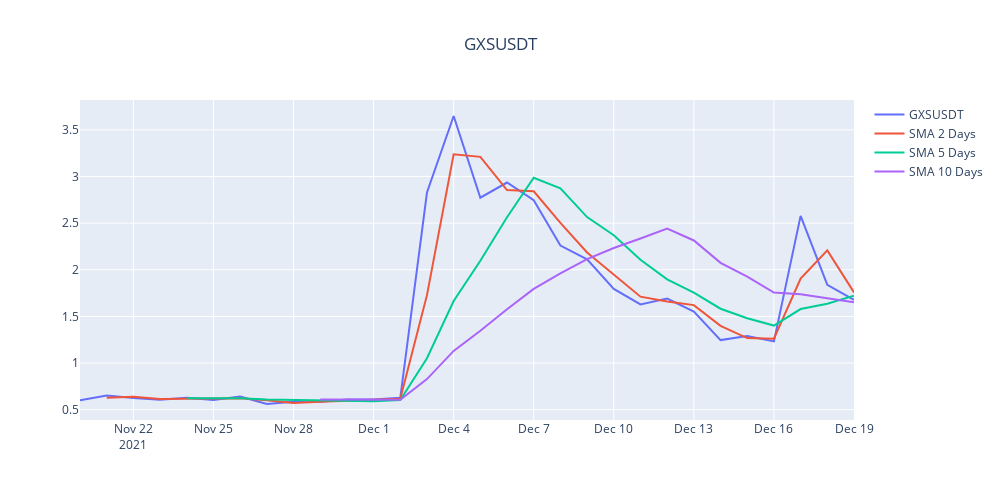
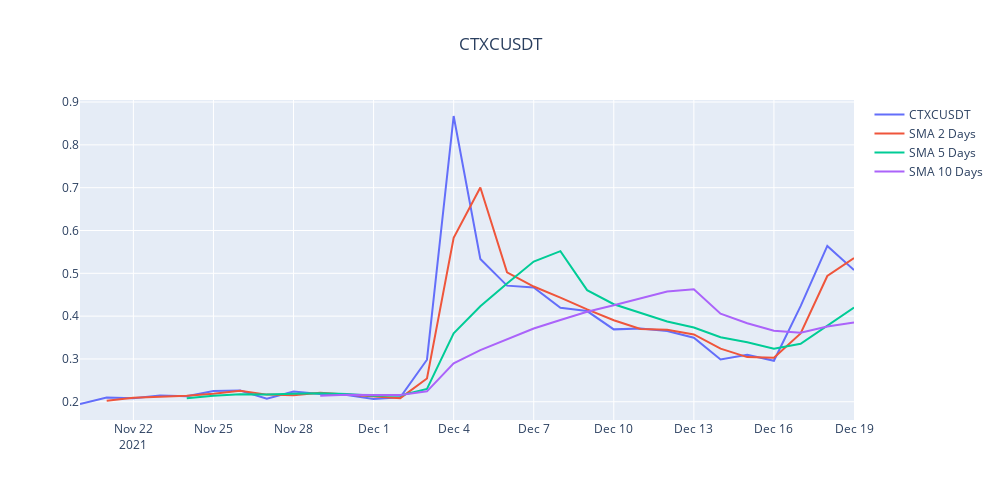
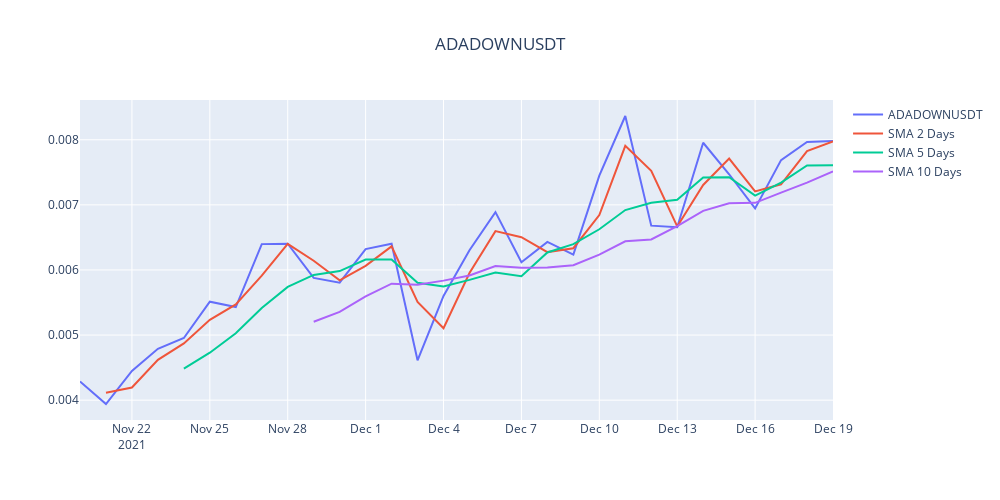
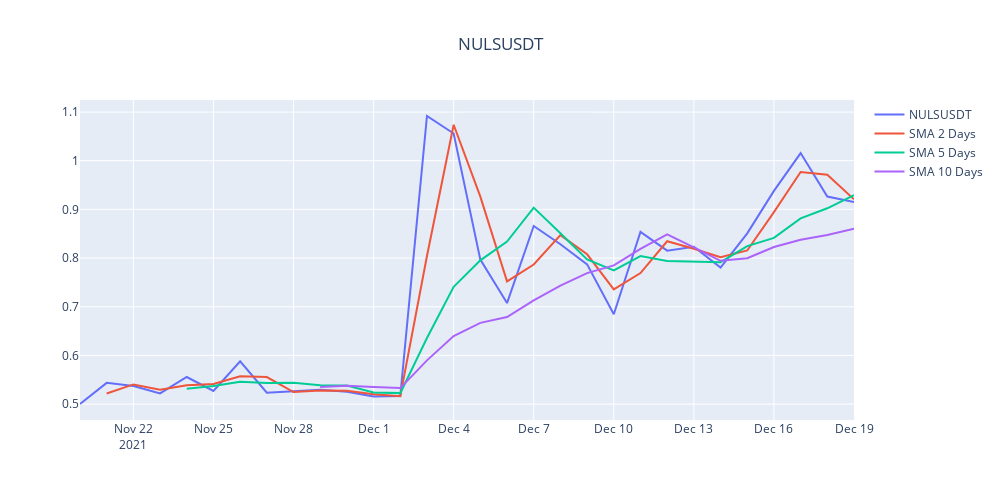

The cell these charts' notebook holds for them, in order:
### Code cell
row = 1
for symbol in symbols_portfolio:
    close = data[symbol]["df"]["Close"]
    
    indicator_sma_2 = SMAIndicator(close=close, window=2, fillna=False).sma_indicator()
    indicator_sma_5 = SMAIndicator(close=close, window=5, fillna=False).sma_indicator()
    indicator_sma_10 = SMAIndicator(close=close, window=10, fillna=False).sma_indicator()
    
    fig = make_subplots(rows=1, cols=1)
    fig.update_layout(height=500, width=1000, title_text=symbol, title_x=0.5)

    fig.add_trace(go.Scatter(
        x=close.index, y=close, name=f"{symbol}"
    ), row=1, col=1)    
    
    fig.add_trace(go.Scatter(
        x=indicator_sma_5.index, y=indicator_sma_2, name='SMA 2 Days'
    ), row=1, col=1)

    fig.add_trace(go.Scatter(
        x=indicator_sma_5.index, y=indicator_sma_5, name='SMA 5 Days'
    ), row=1, col=1)

    fig.add_trace(go.Scatter(
        x=indicator_sma_5.index, y=indicator_sma_10, name='SMA 10 Days'
    ), row=1, col=1)

    fig.show()
